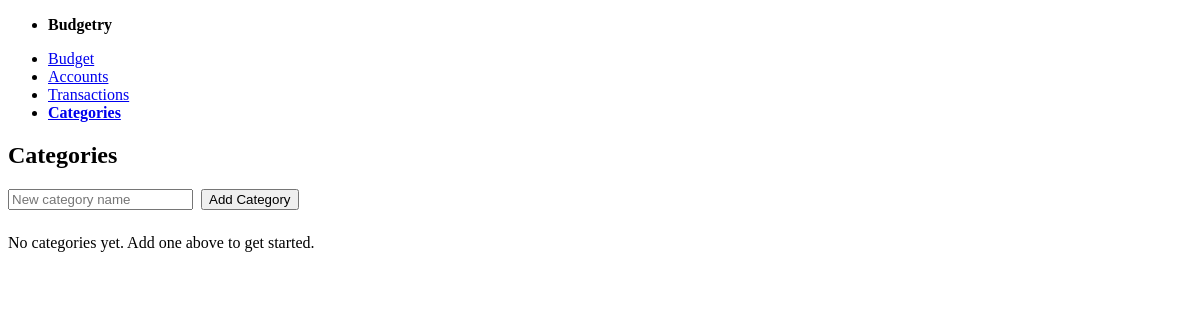
/categories, run on an earlier commit of the app's database.
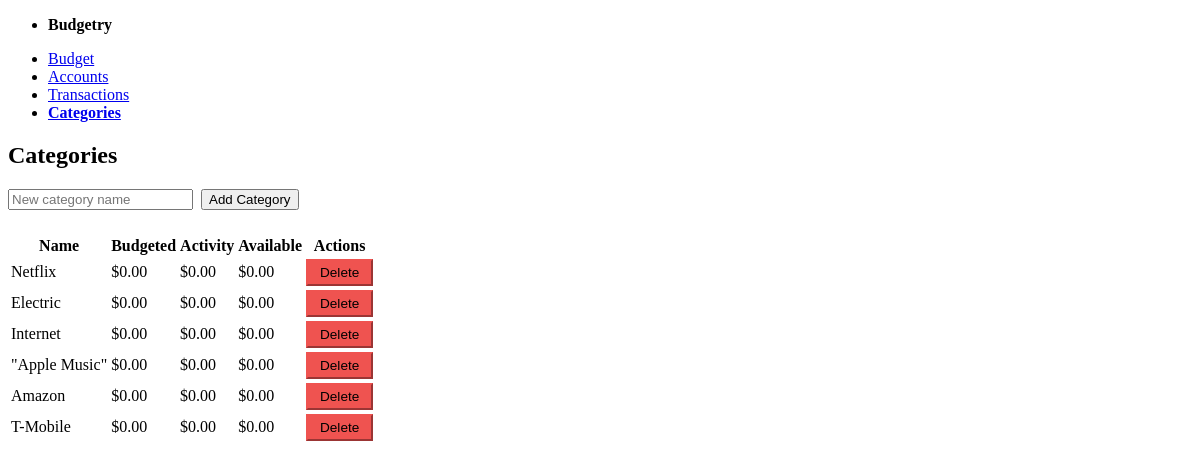
And on a later commit of the database.
### tables this page shows
CREATE TABLE categories(id TEXT PRIMARY KEY,name TEXT,budgeted REAL,activity REAL,available REAL);

### app/routes.py (the view)
@bp.route('/categories')
def categories():
    cats = database.get_categories()
    return render_template('categories.html', categories=cats)

### app/database.py (called while the page is built)
def get_categories(names_only=False, select_category=False):
    connection = sqlite3.connect("budget.db")
    cursor = connection.cursor()
    if names_only:
        cursor.execute("SELECT name FROM categories")
        rows = cursor.fetchall()
        return [row[0] for row in rows]
    cursor.execute("SELECT * FROM categories")
    rows = cursor.fetchall()
    connection.close()
    return [Category(id=row[0], name=row[1], budgeted=row[2], activity=row[3], available=row[4]) for row in rows]

### app/templates/categories.html (shortened to what this page needs)
{% extends "base.html" %}
{% block content %}
<h2>Categories</h2>
<form method="POST" action="{{ url_for('main.add_category') }}" style="display: flex; gap: 0.5rem; align-items: end; margin-bottom: 1.5rem;">
    <input type="text" name="name" placeholder="New category name" required style="margin: 0;">
    <button type="submit">Add Category</button>
</form>
{% if categories %}
<table>
    <thead>
        <tr>
            <th>Name</th>
            <th>Budgeted</th>
            <th>Activity</th>
            <th>Available</th>
            <th>Actions</th>
        </tr>
    </thead>
    <tbody>
        {% for cat in categories %}
        <tr>
            <td>{{ cat.name }}</td>
            <td>${{ "%.2f"|format(cat.budgeted) }}</td>
            <td>${{ "%.2f"|format(cat.activity) }}</td>
            <td>${{ "%.2f"|format(cat.available) }}</td>
            <td>
                <form method="POST" action="{{ url_for('main.delete_category', category_id=cat.id) }}" style="margin: 0;">
                    <button type="submit" class="btn-delete">Delete</button>
                </form>
            </td>
        </tr>
        {% endfor %}
    </tbody>
</table>
{% else %}
<p>No categories yet. Add one above to get started.</p>
{% endif %}
{% endblock %}

### app/templates/base.html (shortened to what this page needs)
<!DOCTYPE html>
<html lang="en" data-theme="light">
<head>
    <link rel="stylesheet" href="https://cdn.jsdelivr.net/npm/@picocss/pico@2/css/pico.min.css">
    <link rel="stylesheet" href="{{ url_for('static', filename='style.css') }}">
</head>
<body>
    <nav class="container">
        <ul>
            <li><strong>Budgetry</strong></li>
        </ul>
        <ul>
            <li><a href="{{ url_for('main.budget') }}" {% if request.endpoint == 'main.budget' %}class="active"{% endif %}>Budget</a></li>
            <li><a href="{{ url_for('main.accounts') }}" {% if request.endpoint == 'main.accounts' %}class="active"{% endif %}>Accounts</a></li>
            <li><a href="{{ url_for('main.transactions') }}" {% if request.endpoint == 'main.transactions' %}class="active"{% endif %}>Transactions</a></li>
            <li><a href="{{ url_for('main.categories') }}" {% if request.endpoint == 'main.categories' %}class="active"{% endif %}>Categories</a></li>
        </ul>
    </nav>
    <main class="container">
        {% block content %}{% endblock %}
    </main>
</body>
</html>

### app/static/style.css (style rules this page uses)
nav a.active { font-weight: bold; text-decoration: underline; }
.btn-delete { background-color: #ef5350; border-color: #ef5350; padding: 0.25rem 0.75rem; font-size: 0.85rem; }

What changed in the data, as far as the page shows it:
added categories: name "Netflix", budgeted "0.00", activity "0.00", available "0.00"
added categories: name "Electric", budgeted "0.00", activity "0.00", available "0.00"
added categories: name "Internet", budgeted "0.00", activity "0.00", available "0.00"
added categories: name "\"Apple Music\"", budgeted "0.00", activity "0.00", available "0.00"
added categories: name "Amazon", budgeted "0.00", activity "0.00", available "0.00"
added categories: name "T-Mobile", budgeted "0.00", activity "0.00", available "0.00"
Also different on the page:
text no longer shown: "No categories yet. Add one above to get started."
text now shown: "Name Budgeted Activity Available Actions"
